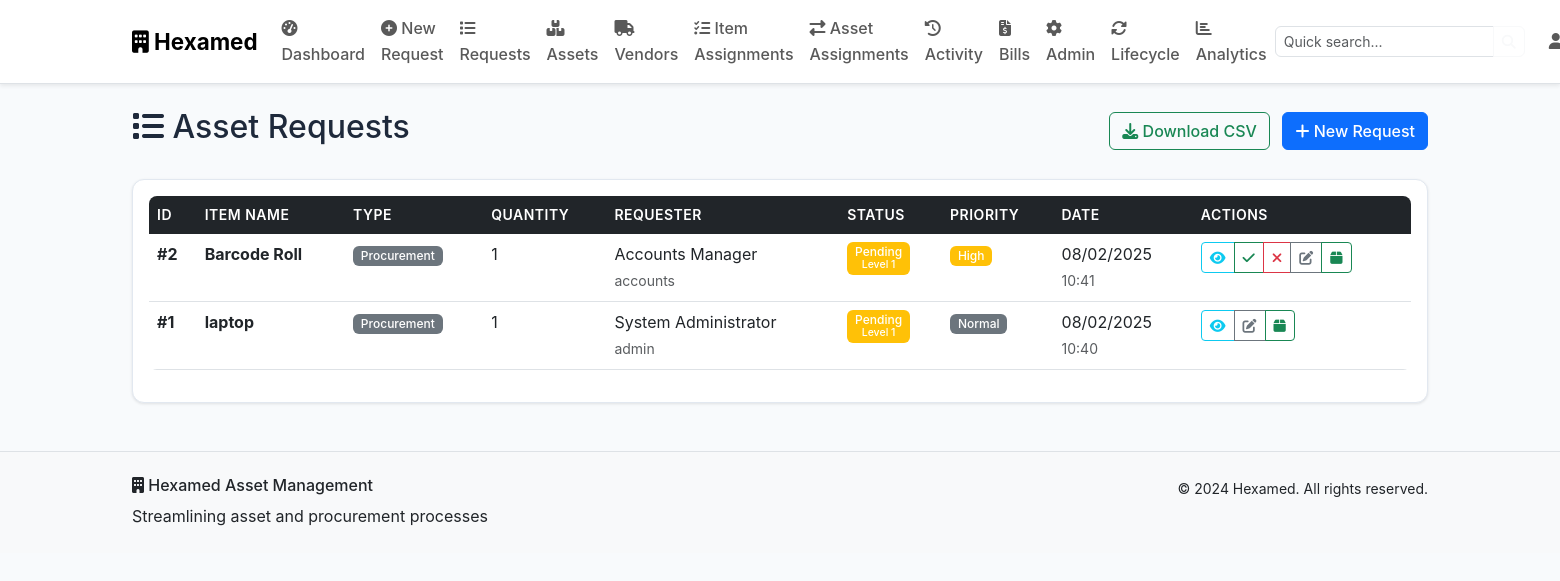
The app's page /requests (signed in), older data.
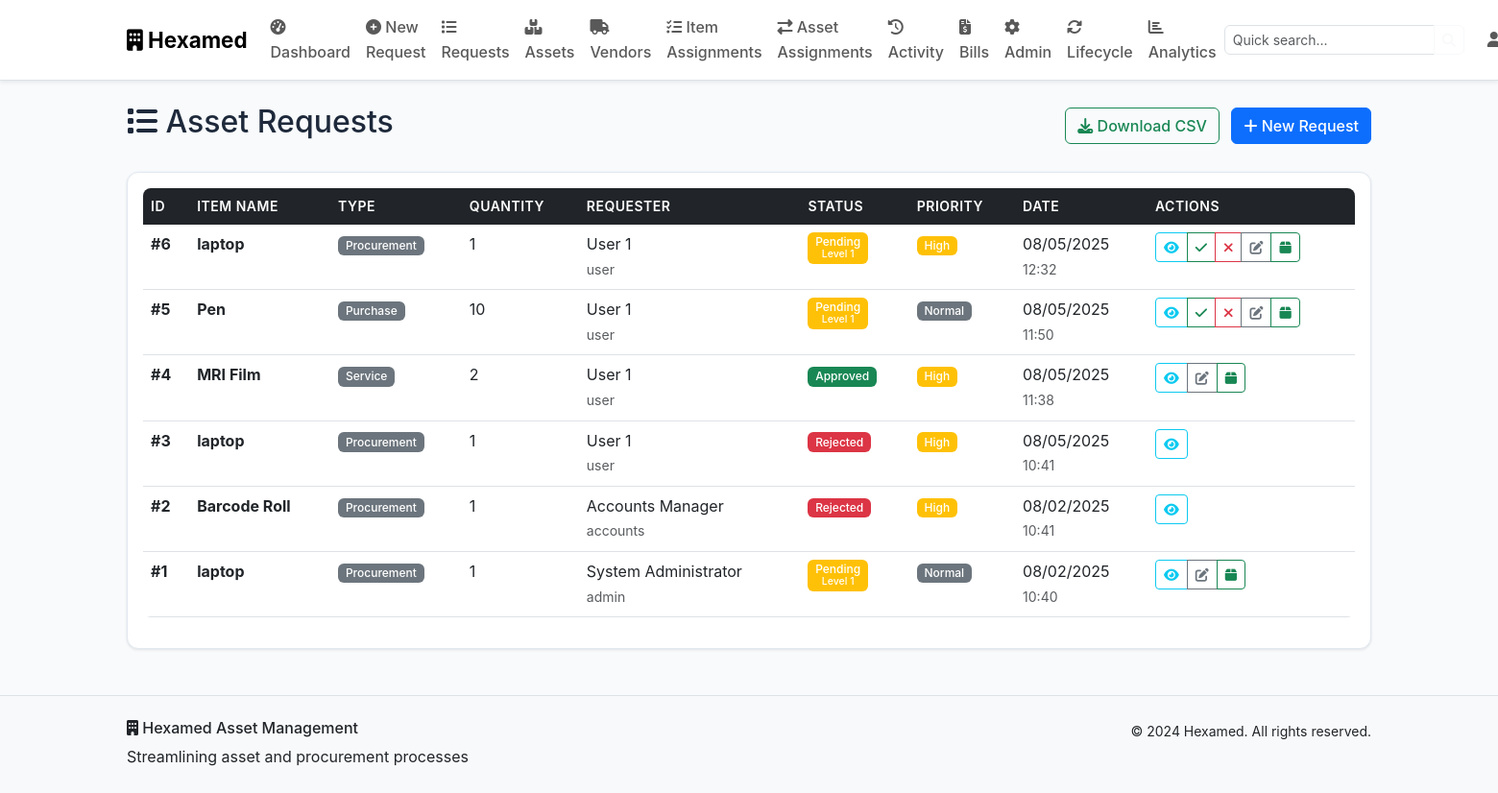
The same page, newer data.
### models.py (models this page shows, shortened)
class AssetRequest(db.Model):
    id = db.Column(db.Integer, primary_key=True)
    item_name = db.Column(db.String(200), nullable=False)
    quantity = db.Column(db.Integer, nullable=False)
    purpose = db.Column(db.Text, nullable=False)
    request_type = db.Column(db.String(50), nullable=False)
    estimated_cost = db.Column(db.Float)
    urgency = db.Column(db.String(20), default='Normal')
    status = db.Column(db.String(20), default='Pending')
    current_approval_level = db.Column(db.Integer, default=1)
    floor = db.Column(db.String(50))
    fulfilled_from_asset_id = db.Column(db.Integer, db.ForeignKey('asset.id'))
    fulfilled_quantity = db.Column(db.Integer, default=0)
    fulfilled_by = db.Column(db.Integer, db.ForeignKey('user.id'))
    fulfilled_at = db.Column(db.DateTime)
    fulfillment_notes = db.Column(db.Text)
    created_at = db.Column(db.DateTime, default=datetime.utcnow)
    updated_at = db.Column(db.DateTime, default=datetime.utcnow, onupdate=datetime.utcnow)
    user_id = db.Column(db.Integer, db.ForeignKey('user.id'), nullable=False)
    uploaded_files = db.relationship('UploadedFile', backref='request', lazy=True, cascade='all, delete-orphan')
    approvals = db.relationship('Approval', backref='request', lazy=True, cascade='all, delete-orphan')
    fulfilled_from_asset = db.relationship('Asset', foreign_keys=[fulfilled_from_asset_id])
    fulfilled_by_user = db.relationship('User', foreign_keys=[fulfilled_by])

class User(db.Model):
    id = db.Column(db.Integer, primary_key=True)
    username = db.Column(db.String(80), unique=True, nullable=False)
    email = db.Column(db.String(120), unique=True, nullable=False)
    password_hash = db.Column(db.String(256), nullable=False)
    role = db.Column(db.String(50), nullable=False, default='User')
    full_name = db.Column(db.String(100), nullable=False)
    floor = db.Column(db.String(50))
    department = db.Column(db.String(100))
    created_at = db.Column(db.DateTime, default=datetime.utcnow)
    is_active = db.Column(db.Boolean, default=True)
    requests = db.relationship('AssetRequest', foreign_keys='AssetRequest.user_id', backref='requester', lazy=True)

### routes.py (the view)
    def decorated_function(*args, **kwargs):
        if 'user_id' not in session:
            flash('Please log in to access this page.', 'warning')
            return redirect(url_for('login'))
        return f(*args, **kwargs)

### templates/requests.html (shortened to what this page needs)
{% extends "base.html" %}
{% block content %}
<div class="container my-4">
    <div class="row">
        <div class="col">
            <div class="d-flex justify-content-between align-items-center mb-4">
                <h2><i class="fas fa-list"></i> Asset Requests</h2>
                <div>
                    <a href="{{ url_for('download_requests') }}" class="btn btn-outline-success me-2">
                        <i class="fas fa-download"></i> Download CSV
                    </a>
                    <a href="{{ url_for('create_request') }}" class="btn btn-primary">
                        <i class="fas fa-plus"></i> New Request
                    </a>
                </div>
            </div>
        </div>
    </div>
    {% if requests.items %}
    <div class="card">
        <div class="card-body">
            <div class="table-responsive">
                <table class="table table-hover">
                    <thead>
                        <tr>
                            <th>ID</th>
                            <th>Item Name</th>
                            <th>Type</th>
                            <th>Quantity</th>
                            <th>Requester</th>
                            <th>Status</th>
                            <th>Priority</th>
                            <th>Date</th>
                            <th>Actions</th>
                        </tr>
                    </thead>
                    <tbody>
                        {% for request in requests.items %}
                        <tr>
                            <td><strong>#{{ request.id }}</strong></td>
                            <td>
                                <div>
                                    <strong>{{ request.item_name }}</strong>
                                </div>
                            </td>
                            <td>
                                <span class="badge bg-secondary">{{ request.request_type }}</span>
                            </td>
                            <td>{{ request.quantity }}</td>
                            <td>
                                <div>
                                    {{ request.requester.full_name }}
                                    <br><small class="text-muted">{{ request.requester.username }}</small>
                                </div>
                            </td>
                            <td>
                                {% if request.status == 'Pending' %}
                                    <span class="badge bg-warning">
                                        {{ request.status }}
                                        <br><small>Level {{ request.current_approval_level }}</small>
                                    </span>
                                {% elif request.status == 'Approved' %}
                                    <span class="badge bg-success">{{ request.status }}</span>
                                {% elif request.status == 'Rejected' %}
                                    <span class="badge bg-danger">{{ request.status }}</span>
                                {% elif request.status == 'Fulfilled' %}
                                    <span class="badge bg-success">{{ request.status }}</span>
                                {% endif %}
                            </td>
                            <td>
                                {% if request.urgency == 'Critical' %}
                                    <span class="badge bg-danger">{{ request.urgency }}</span>
                                {% elif request.urgency == 'High' %}
                                    <span class="badge bg-warning">{{ request.urgency }}</span>
                                {% elif request.urgency == 'Normal' %}
                                    <span class="badge bg-secondary">{{ request.urgency }}</span>
                                {% else %}
                                    <span class="badge bg-light text-dark">{{ request.urgency }}</span>
                                {% endif %}
                            </td>
                            <td>
                                <div>
                                    {{ request.created_at.strftime('%m/%d/%Y') if request.created_at else 'N/A' }}
                                    <br><small class="text-muted">{{ request.created_at.strftime('%H:%M') if request.created_at else 'N/A' }}</small>
                                </div>
                            </td>
                            <td>
                                <div class="btn-group btn-group-sm">
                                    <button class="btn btn-outline-info btn-sm" data-bs-toggle="modal"
                                            data-bs-target="#requestModal{{ request.id }}">
                                        <i class="fas fa-eye"></i>
                                    </button>
                                    {% if request.status == 'Pending' %}
                                        {% set can_approve = False %}
                                        {% if user.id != request.user_id %}
                                            {% if user.role == 'MD' %}
                                                {% set can_approve = True %}
                                            {% elif request.requester.role in ['User', 'Employee'] %}
                                                {% if user.role == 'Concern Manager' and request.current_approval_level == 1 and user.floor == request.floor %}
                                                    {% set can_approve = True %}
                                                {% elif user.role == 'Admin' and request.current_approval_level == 2 %}
                                                    {% set can_approve = True %}
                                                {% elif user.role == 'Accounts/SCM' and request.current_approval_level == 3 %}
                                                    {% set can_approve = True %}
                                                {% endif %}
                                            {% elif request.requester.role == 'Concern Manager' %}
                                                {% if user.role == 'Admin' and request.current_approval_level == 1 %}
                                                    {% set can_approve = True %}
                                                {% elif user.role == 'Accounts/SCM' and request.current_approval_level == 2 %}
                                                    {% set can_approve = True %}
                                                {% endif %}
                                            {% elif request.requester.role == 'Admin' %}
                                                {% if user.role == 'Accounts/SCM' and request.current_approval_level == 1 %}
                                                    {% set can_approve = True %}
                                                {% endif %}
                                            {% elif request.requester.role == 'Accounts/SCM' %}
                                                {% if user.role == 'Admin' and request.current_approval_level == 1 %}
                                                    {% set can_approve = True %}
                                                {% endif %}
                                            {% endif %}
                                        {% endif %}
                                        {% if can_approve %}
                                            <a href="{{ url_for('approve_request', request_id=request.id, action='Approved') }}"
                                               class="btn btn-outline-success btn-sm"
                                               onclick="return confirm('Approve this request?')">
                                                <i class="fas fa-check"></i>
                                            </a>
                                            <a href="{{ url_for('approve_request', request_id=request.id, action='Rejected') }}"
                                               class="btn btn-outline-danger btn-sm"
                                               onclick="return confirm('Reject this request?')">
                                                <i class="fas fa-times"></i>
                                            </a>
                                        {% endif %}
                                    {% endif %}
                                    {% if user.role in ['Accounts/SCM', 'Admin', 'MD'] %}
                                        {% if request.status in ['Pending', 'Approved'] %}
                                            <a href="{{ url_for('edit_request', request_id=request.id) }}"
                                               class="btn btn-outline-secondary btn-sm"
                                               title="Edit Request">
                                                <i class="fas fa-edit"></i>
                                            </a>
                                            <a href="{{ url_for('assign_from_asset', request_id=request.id) }}"
                                               class="btn btn-outline-success btn-sm"
                                               title="Assign from Asset">
                                                <i class="fas fa-box"></i>
                                            </a>
                                        {% endif %}
                                    {% endif %}
                                </div>
                            </td>
                        </tr>
                        {% endfor %}
                    </tbody>
                </table>
            </div>
        </div>
    </div>
    {% endif %}
</div>
{% endblock %}

Row changes from the older to the newer data that the page shows:
added AssetRequest: id "6", item_name "laptop", request_type "Procurement", quantity "1", requester.full_name "User 1", requester.username "user", status "Pending", current_approval_level "1", urgency "High", created_at "08/05/2025", created_at "12:32"
added AssetRequest: id "5", item_name "Pen", request_type "Purchase", quantity "10", requester.full_name "User 1", requester.username "user", status "Pending", current_approval_level "1", urgency "Normal", created_at "08/05/2025", created_at "11:50"
added AssetRequest: id "4", item_name "MRI Film", request_type "Service", quantity "2", requester.full_name "User 1", requester.username "user", status "Approved", urgency "High", created_at "08/05/2025", created_at "11:38"
added AssetRequest: id "3", item_name "laptop", request_type "Procurement", quantity "1", requester.full_name "User 1", requester.username "user", status "Rejected", urgency "High", created_at "08/05/2025", created_at "10:41"
changed AssetRequest "Barcode Roll": status "Pending" → "Rejected"; current_approval_level "1" → (not shown)
